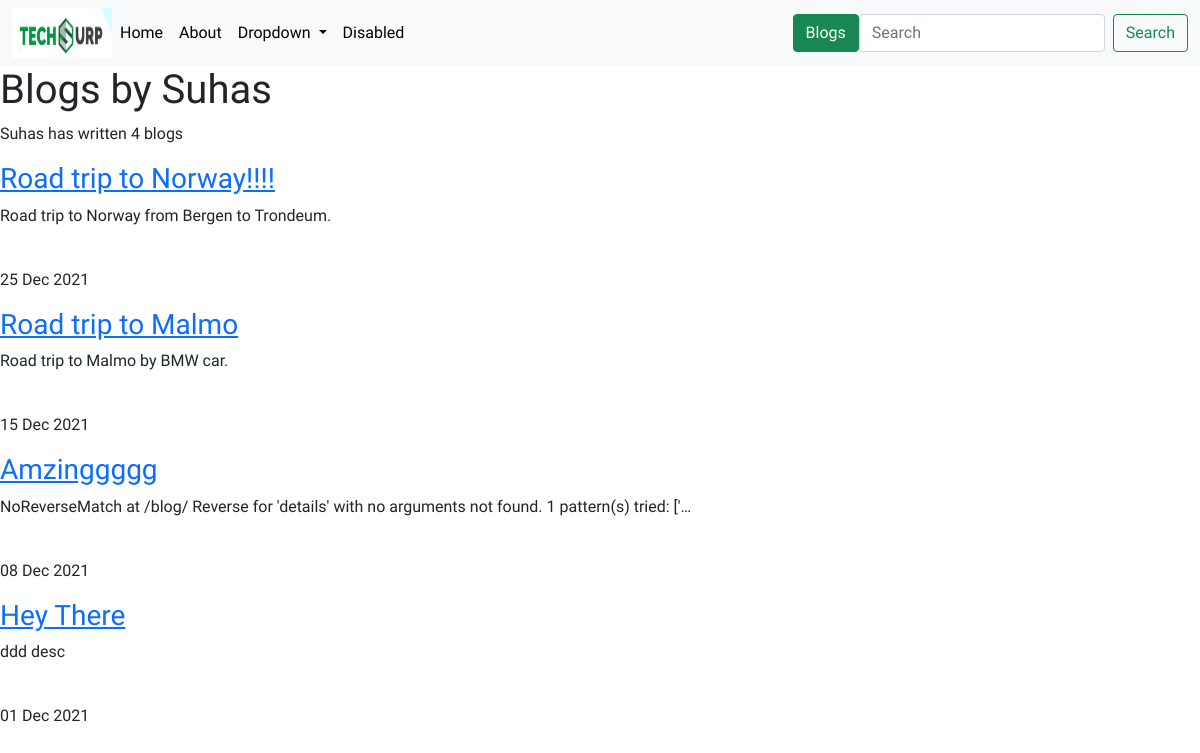
Screenshot of /blog/ with the database file from the repository.
### blog/models.py (models this page shows, shortened)
class Blog(models.Model):
    title=models.TextField(max_length=100)
    description=models.TextField(max_length=250)
    date=models.DateField()

### blog/views.py (the view)
# urls.py: path('', views.all_blogs, name='all_blogs'),
def all_blogs(requests):
    blogs=Blog.objects.order_by('-date')
    return render(requests, 'blog/all_blogs.html', {'blogs' : blogs})

### blog/templates/blog/all_blogs.html
{% extends 'base.html' %}
{% block content %}
<h1>Blogs by Suhas</h1>
<p>Suhas has written {{ blogs.count }} blog{{blogs.count|pluralize}}</p>
{% for blog in blogs %}
<a href="{% url 'blog:details' blog.id %}"><h3>{{ blog.title }} </h3></a>
<p>{{ blog.description|striptags|truncatechars:100 }}</p>
<br>
<p>{{ blog.date|date:'d M Y' }}</p>
{% endfor %}
{% endblock %}

### portfolio/static/portfolio/custom.css (style rules this page uses)
body { font-family: 'Barlow Condensed', sans-serif; }

### rows the page displays
Blog: title "Road trip to Norway!!!!", description "Road trip to Norway from Bergen to Trondeum.", date "25 Dec 2021"
Blog: title "Road trip to Malmo", description "Road trip to Malmo by BMW car.", date "15 Dec 2021"
Blog: title "Amzinggggg", description "NoReverseMatch at /blog/ Reverse for 'details' with no arguments not found. 1 pattern(s) tried: ['…", date "08 Dec 2021"
Blog: title "Hey There", description "ddd desc", date "01 Dec 2021"

### other values shown
{{ blogs.count }} "4"
